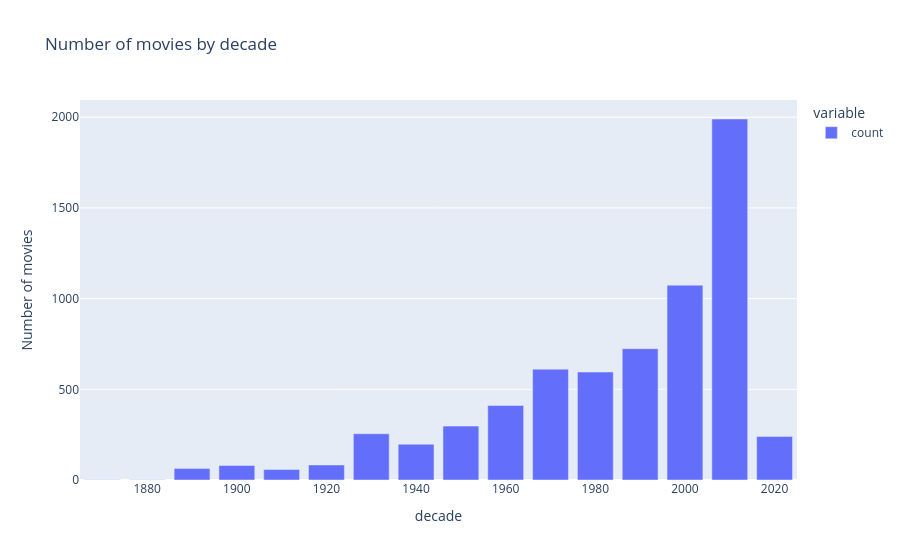

Notebook source saved alongside this figure:
### Markdown cell above
**regex vocabulary:**
\( = left parenthesis
\d/{4} = four numbers
\) = right parenthesis

### Code cell
no_genre_movies = movies[movies["genres"] == "(no genres listed)"]
no_genre_movies["decade"] = (no_genre_movies["year"] // 10) * 10

figure = px.bar(
    x=no_genre_movies["decade"].value_counts().index,
    y=no_genre_movies["decade"].value_counts().values,
    labels={"x": "decade", "y": "number of movies"},
    title="Number of movies by decade"
)

figure = px.bar(
    no_genre_movies["decade"].value_counts().sort_index(),
    labels={"value": "Number of movies", "index": "Decade"},
    title="Number of movies by decade"
)


figure.show()

### Figure 1 — Plotly figure (JSON) as saved in the notebook; plotly's stock layout.template omitted (floating-point values rounded to 4 significant figures)
{"data": [{"hovertemplate": "variable=count<br>decade=%{x}<br>Number of movies=%{y}<extra></extra>", "legendgroup": "count", "marker": {"color": "#636efa", "pattern": {"shape": ""}}, "name": "count", "orientation": "v", "showlegend": true, "textposition": "auto", "type": "bar", "x": [1870.0, 1880.0, 1890.0, 1900.0, 1910.0, 1920.0, 1930.0, 1940.0, 1950.0, 1960.0, 1970.0, 1980.0, 1990.0, 2000.0, 2010.0, 2020.0], "xaxis": "x", "y": [1, 2, 64, 80, 58, 83, 255, 197, 297, 411, 611, 595, 724, 1074, 1990, 240], "yaxis": "y"}], "layout": {"barmode": "relative", "legend": {"title": {"text": "variable"}, "tracegroupgap": 0}, "title": {"text": "Number of movies by decade"}, "xaxis": {"anchor": "y", "domain": [0, 1], "title": {"text": "decade"}}, "yaxis": {"anchor": "x", "domain": [0, 1], "title": {"text": "Number of movies"}}}}
